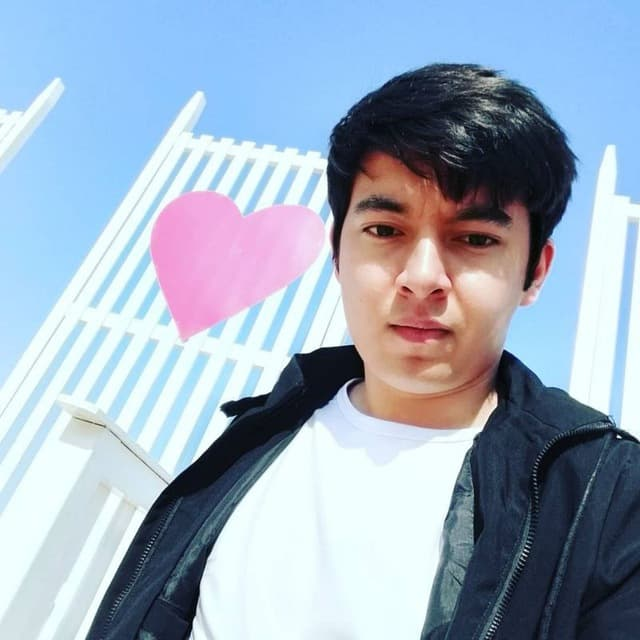
#> input picture OpenCV_Full/Photos/self.jpg, 640 x 640 px
$ python 13_histogram.py
#> lines starting #> are read from the running program, lines starting #| are printed output that depends on the picture; after the words box and inside, x2 and y2 are one past the last pixel; in counts of white or black regions, pixels touching at a corner belong together
import cv2
import matplotlib.pyplot as plt
import numpy as np


img = cv2.imread('Photos/self.jpg')
#> img is the input picture: shape (640, 640, 3); mean B, G, R 190.6, 172.1, 156.7
cv2.imshow('img', img)


blank = np.zeros(img.shape[:2], dtype='uint8')


# [24 lines of commented-out code are left out]
mask = cv2.circle(blank, (img.shape[1]//2+120, img.shape[0]//2-90), 150, 255, -1)
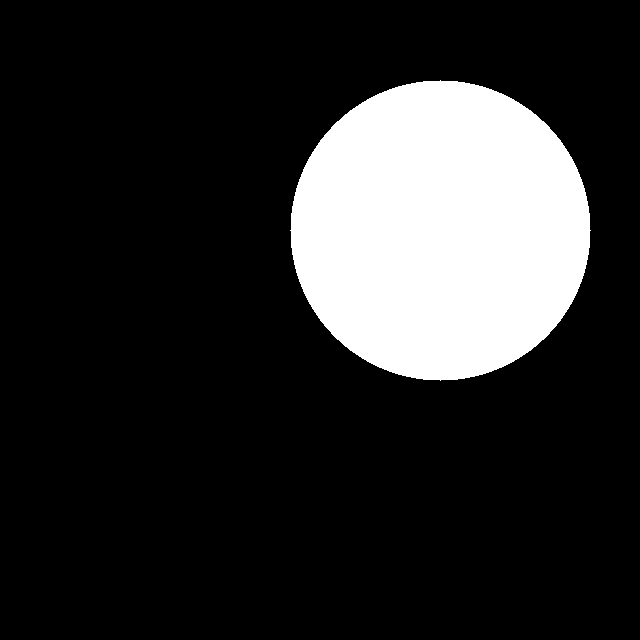
#> blank: shape (640, 640); 17.3% white; 1 white region, box (x1, y1, x2, y2) and area: (290, 80, 591, 381) 70681


masked = cv2.bitwise_and(img, img, mask=mask)
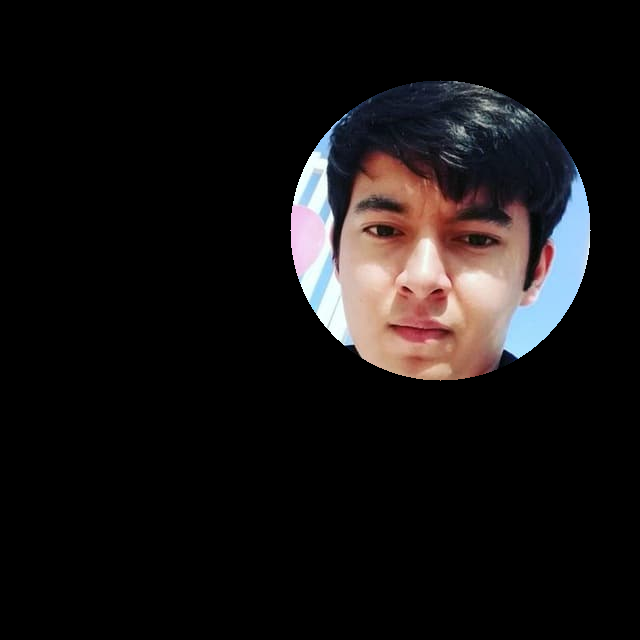
#> masked: shape (640, 640, 3); mean B, G, R 19.6, 19.4, 22.3
cv2.imshow('mask', masked)

plt.figure()
plt.title('Color Histogram')
plt.xlabel('Bins')
plt.ylabel('# of pixels')
colors = ('b', 'g', 'r')
for i,col in enumerate(colors):
    hist = cv2.calcHist([img], [i], mask, [256], [0,256])
    plt.plot(hist, color=col)
    plt.xlim([0,256])
plt.show()
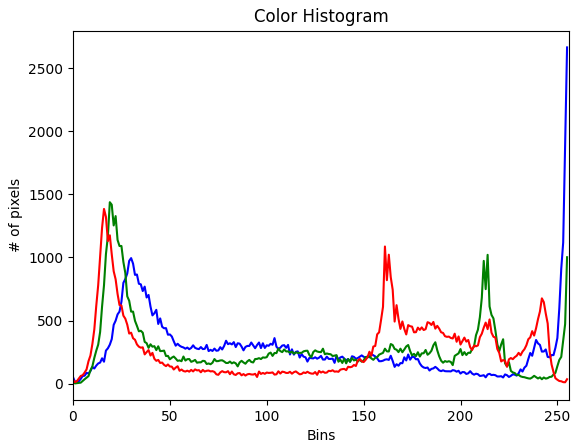
#> figure drawn by matplotlib, 1 panel; curve peaks at x = 255, y = 2665; curve peaks at x = 19, y = 1438; curve peaks at x = 16, y = 1385


cv2.waitKey(0)
